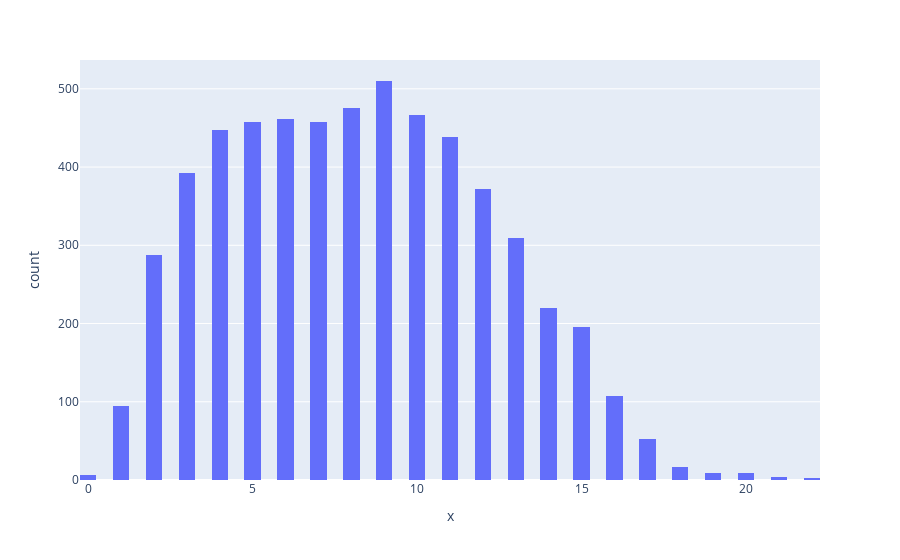

This figure's notebook cell:
### Code cell
# Plot the distribution for the number of words in a text
fig = px.histogram(x = tweets_length, nbins = 50, )
fig.show()

### Figure 1 — Plotly figure (JSON) as saved in the notebook; plotly's stock layout.template omitted (floating-point values rounded to 4 significant figures; data arrays with more than 128 entries replaced by an {"elided": "..."} marker saying what was removed)
{"data": [{"alignmentgroup": "True", "bingroup": "x", "hovertemplate": "x=%{x}<br>count=%{y}<extra></extra>", "legendgroup": "", "marker": {"color": "#636efa", "pattern": {"shape": ""}}, "name": "", "nbinsx": 50, "offsetgroup": "", "orientation": "v", "showlegend": false, "type": "histogram", "x": {"elided": "5791 int values"}, "xaxis": "x", "yaxis": "y"}], "layout": {"barmode": "relative", "legend": {"tracegroupgap": 0}, "margin": {"t": 60}, "xaxis": {"anchor": "y", "domain": [0, 1], "title": {"text": "x"}}, "yaxis": {"anchor": "x", "domain": [0, 1], "title": {"text": "count"}}}}
